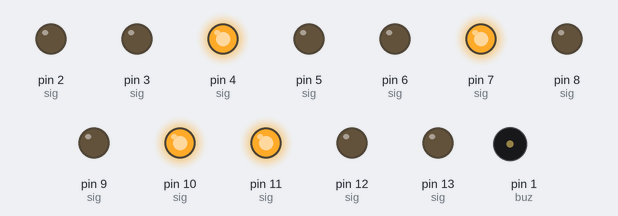
Simulated run of this sketch. Board: Arduino Uno, built with avr-gcc and run on an emulated ATmega328P. On the bench: output pins drawn as LEDs (lit = HIGH), buzzer (waves = sounding, pin HIGH).

Above: at 0.1 s.
At 24.1 s:
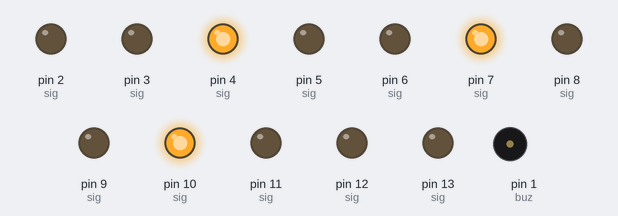
At 30.12 s:
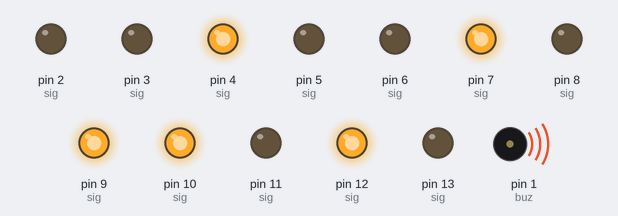
At 32.37 s:
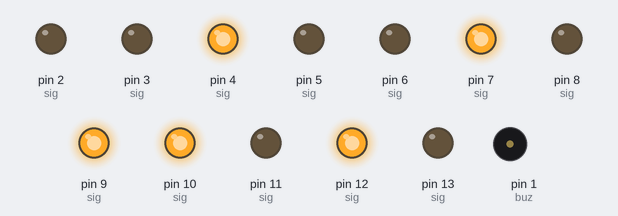
At 35.1 s:
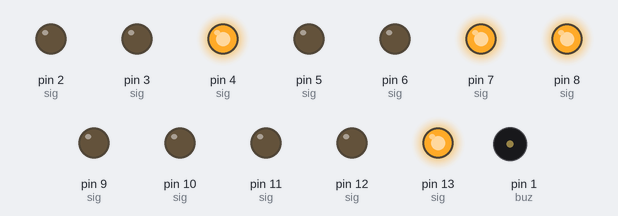
Timing chart, 0 to 36.6 s (numbered marks = the images above):
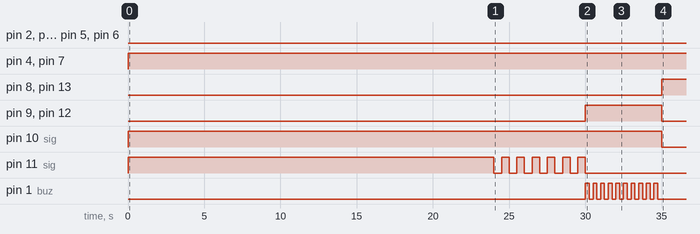

The sketch:

TrafficSig.ino
```cpp
//4 way Traffic Signal Controller
//By Nikhil Mascarenhas ( nikhil.mascarenhas@gmail.com )
//Feel free to use, distribute and modify this code.
//Demo Video: http://www.youtube.com/watch?v=srhC-1_fXeQ
//Code is hosted at: https://github.com/nm1291/4-way-traffic-Signal---Intersection-Controller-using-ArduinoUNO

//4 x 3 matrix rows represents  the traffic signals for the 4 roads
//columns represent red, yellow, green.
int sig[4][3] = {13,12,11,10,9,8,7,6,5,4,3,2};

//buzzer can be used if required
int buz = 1;


void setup()
{
  int i,j;
  for(i=0;i<4;i++)
    for(j=0;j<3;j++)
      pinMode(sig[i][j], OUTPUT);
  pinMode(buz,OUTPUT);
}

//defines signal statuses when 'k' th  road is green
void stateGo(int k)
{
   //buzzer is off
   analogWrite(buz,0);
   //all lights are turned off for a fraction of a second.
   int i,j;
    for(i=0;i<4;i++)
      for(j=0;j<3;j++)
        digitalWrite(sig[i][j],LOW);

    //all roads except the 'k'th road is red.
    for(i=0;i<4;i++)
      if(i!=k)
        digitalWrite(sig[i][0],HIGH);

    //kth road is green.
    digitalWrite(sig[k][2],HIGH);

    //wait 24 seconds
    delay(24000);

    //blink green as a "hurry up" warning for next 6 seconds
    for(i=0;i<6;i++)
    {
      digitalWrite(sig[k][2],LOW);
      delay(500);
      digitalWrite(sig[k][2],HIGH);
      delay(500);
    }
}

//defines signal statuses when the 'k' th signal is "ready to go"
//'k-1'th signal is returning from green.
void statePause(int k)
{
  int i,j;
  int p = k-1;
  if(p==-1)
    p=3;

  //turn off all lights for a fraction of a second.
  for(i=0;i<4;i++)
      for(j=0;j<3;j++)
        digitalWrite(sig[i][j],LOW);

  //all red lights except p (i.e k-1) are red.
  for(i=0;i<4;i++)
    if(i!=p)
          digitalWrite(sig[i][0], HIGH);

  //also  p and k roads have yellow
  digitalWrite(sig[p][1],HIGH);
  digitalWrite(sig[k][1],HIGH);

  //for 5 seconds switch off and switch on buzzer.
  for(i=0;i<10;i++)
  {
    analogWrite(buz,255);
    delay(250);
    analogWrite(buz,0);
    delay(250);
  }
}
void loop()
{
  stateGo(0);
  statePause(1);
  stateGo(1);
  statePause(2);
  stateGo(2);
  statePause(3);
  stateGo(3);
  statePause(0);
}
```

Measured:
- by itself, pin 4 (sig), pin 7 (sig): LOW → HIGH at 0.00 s
- by itself, pin 8 (sig), pin 13 (sig): LOW → HIGH at 35.0 s
- by itself, pin 9 (sig), pin 12 (sig): LOW → HIGH at 30.0 s, → LOW 5.0 s later
- by itself, pin 10 (sig): LOW → HIGH at 0.00 s, → LOW 35.0 s later
- by itself, pin 11 (sig): repeats every 1.0 s: LOW 0.50 s, HIGH 0.50 s, until it stays LOW from 30.0 s
- by itself, pin 1 (buz): LOW → HIGH at 30.0 s, → LOW 0.25 s later, → HIGH 0.25 s later, → LOW 0.25 s later, … (20 changes in this stretch)
